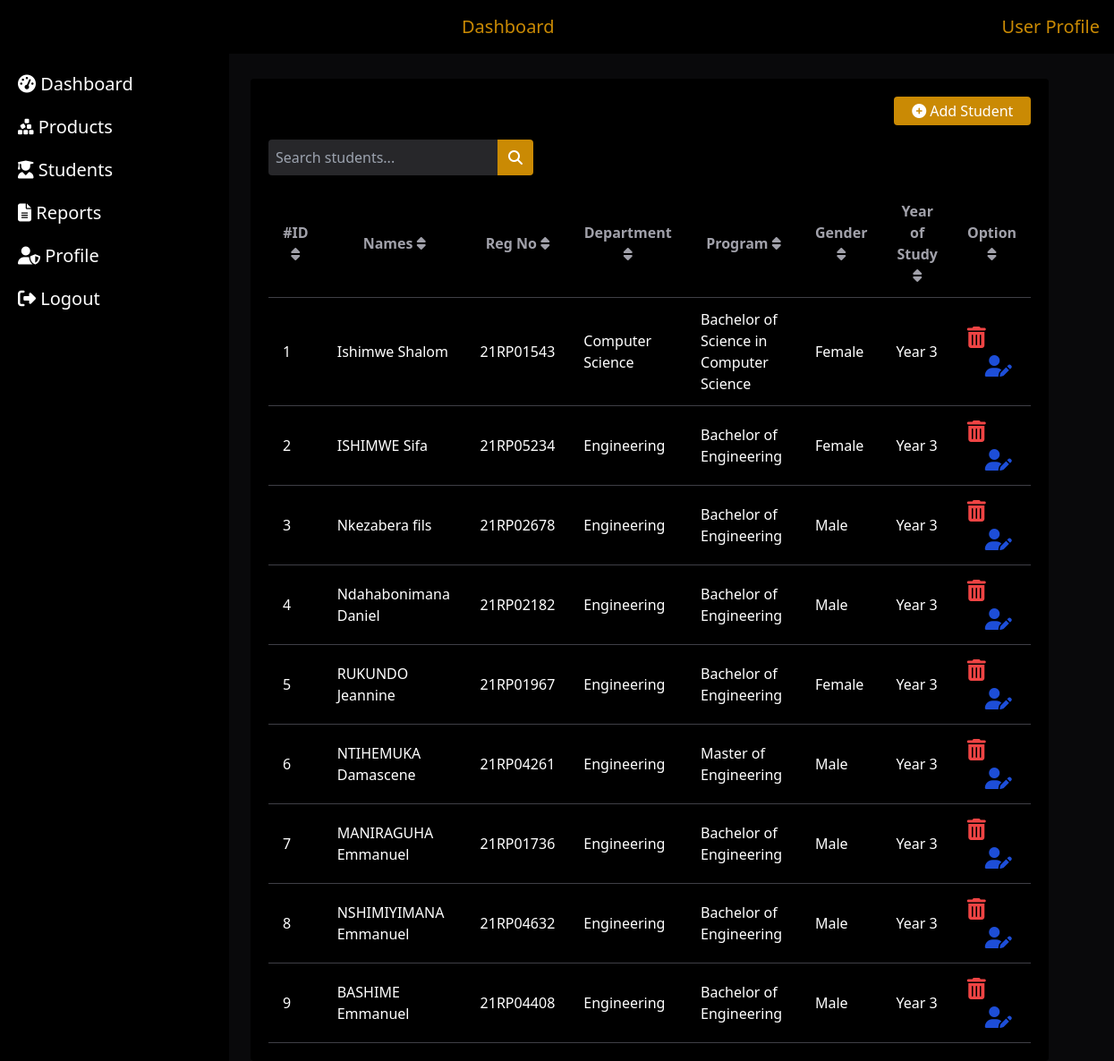
The page /student on the database as committed earlier.
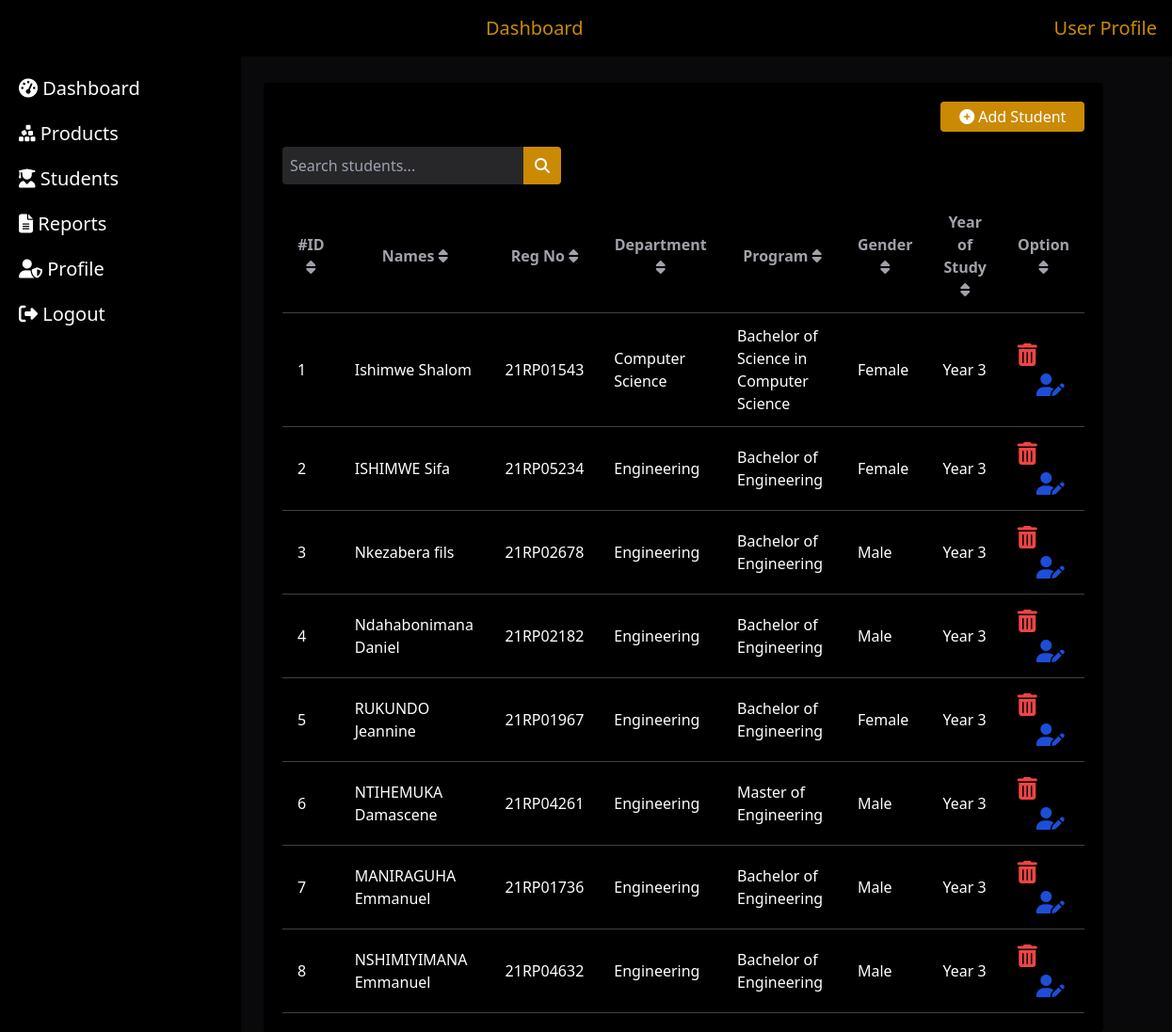
The same page on the database as committed later.
### tables this page shows
CREATE TABLE students
                 (Id INTEGER PRIMARY KEY AUTOINCREMENT,
                  Name TEXT,
                  Reg_no TEXT UNIQUE,
                  gender TEXT,
                  Department TEXT,
                  Program TEXT,
                  Year TEXT,
                  Card TEXT);

### app.py (the view)
@app.route('/student', methods=['GET'])
def get_all_students():
    conn = sqlite3.connect('barcodes.db')
    c = conn.cursor()
    c.execute("SELECT Id, Name, Reg_no, Department, Program, gender as Gender, Year FROM students")
    students = [dict(zip([column[0] for column in c.description], row)) for row in c.fetchall()]
    conn.close()
    return render_template('student.html', students=students)

### templates/student.html (shortened to what this page needs)
{% extends "base.html" %}
{% block content %}
<div class="bg-black p-5 rounded">
        <div class="text-end mb-4">
            <button class="text-white bg-yellow-600 px-5 py-1 rounded" id="openModalBtn">  <i class="fa fa-circle-plus"></i> Add Student</button>
     </div>
  <div class="mb-4 flex">
      <input type="text" id="searchInput" placeholder="Search students..." class="w-64 p-2 bg-zinc-800 text-white rounded-l">
      <button id="searchButton" class="bg-yellow-600 text-white px-3 py-2 rounded-r"><i class="fa fa-search"></i></button>
  </div>
  <div class="overflow-x-auto">
 <table class="w-full text-white">
        <thead>
            <tr>
                <th class="border-b border-zinc-700 px-4 text-zinc-400 py-3 cursor-pointer" data-sort="id">#ID <i class="fa-solid fa-sort"></i></th>
                  <th class="border-b border-zinc-700 px-4 text-zinc-400 py-3 cursor-pointer" data-sort="name">Names <i class="fa-solid fa-sort"></i></th>
                <th class="border-b border-zinc-700 px-4 text-zinc-400 py-3 cursor-pointer" data-sort="category">Reg No <i class="fa-solid fa-sort"></i></th>
                <th class="border-b border-zinc-700 px-4 text-zinc-400 py-3 cursor-pointer" data-sort="serial"> Department <i class="fa-solid fa-sort"></i></th>
                <th class="border-b border-zinc-700 px-4 text-zinc-400 py-3 cursor-pointer" data-sort="details"> Program <i class="fa-solid fa-sort"></i></th>
                <th class="border-b border-zinc-700 px-4 text-zinc-400 py-3 cursor-pointer" data-sort="owner">Gender <i class="fa-solid fa-sort"></i></th>
                <th class="border-b border-zinc-700 px-4 text-zinc-400 py-3 cursor-pointer" data-sort="timeGetOut">Year of Study <i class="fa-solid fa-sort"></i></th>
                <th class="border-b border-zinc-700 px-4 text-zinc-400 py-3 cursor-pointer" >Option <i class="fa-solid fa-sort"></i></th>
              </tr>
          </thead>
          <tbody id="tableRow">
              {% for student in students %}
              <tr>
                  <td class="border-b border-zinc-700 px-4 py-3">{{ loop.index}}</td>
                  <td class="border-b border-zinc-700 px-4 py-3">{{ student.Name }}</td>
                  <td class="border-b border-zinc-700 px-4 py-3">{{ student.Reg_no }}</td>
                  <td class="border-b border-zinc-700 px-4 py-3">{{ student.Department }}</td>
                  <td class="border-b border-zinc-700 px-4 py-3">{{ student.Program }}</td>
                  <td class="border-b border-zinc-700 px-4 py-3">{{ student.Gender }}</td>
                  <td class="border-b border-zinc-700 px-4 py-3">{{ student.Year }}</td>
                  <td class="border-b border-zinc-700 px-4 py-3 space-x-5" >
                      <button class="delete-btn" data-student-id="{{ student.Id }}"><i class="fa fa-trash-can text-red-500 text-2xl" title="Delete"></i></button>
                      <button onclick="openEditModal('{{ student.Name }}, {{ student.Reg_no }}, {{ student.Department }}, {{ student.Program }},{{ student.Gender }}')" class="edit-btn" data-student-id="{{ student.Id }}">
                        <i class="fa fa-user-pen text-blue-700 text-2xl" title="Edit"></i>
                      </button>
                    </td>
              </tr>
              {% endfor %}
          </tbody>
    </table>
    </div>
</div>
</div>
{% endblock %}

### templates/base.html (shortened to what this page needs)
    <!DOCTYPE html>
    <html lang="en">
    <head>
      <script src="static/Js/tailwind.js"></script>
      <script src="https://cdn.tailwindcss.com"></script>
      <link rel="stylesheet" href="https://cdnjs.cloudflare.com/ajax/libs/font-awesome/6.6.0/css/all.min.css">
    </head>
    <body class="bg-zinc-950">
        <div class="bg-black text-white p-4 flex justify-between items-center fixed top-0 left-0 right-0 z-50">
            <h1 class="text-xl text-yellow-600">Dashboard</h1>
            <div>
              <span class="text-xl text-yellow-600">User Profile</span>
            </div>
          </div>
          <div class="flex h-screen">
            <div id="sidebar" class="sidebar pt-20 bg-black w-64 min-h-screen p-4 md:block fixed left-0 top-0 overflow-y-auto">
              <ul class="space-y-5">
                <li><a href="/dashboard" class="text-white text-xl hover:border-b-2 hover:border-yellow-600 hover:text-yellow-600 p-1 "> <i class="fa-solid fa-gauge-high"></i> Dashboard</a></li>
                <li><a href="/product" class="text-white text-xl hover:border-b-2 hover:border-yellow-600 hover:text-yellow-600 p-1 "> <i class="fa-solid fa-cubes-stacked"></i> Products</a></li>
                <li><a href="/student" class="text-white text-xl hover:border-b-2 hover:border-yellow-600 hover:text-yellow-600 p-1 "> <i class="fa-solid fa-user-graduate"></i> Students</a></li>
                <li><a href="/report" class="text-white text-xl hover:border-b-2 hover:border-yellow-600 hover:text-yellow-600 p-1 "> <i class="fa-solid fa-file-lines"></i> Reports</a></li>
                <li><a href="/profile" class="text-white text-xl hover:border-b-2 hover:border-yellow-600 hover:text-yellow-600 p-1 "> <i class="fa-solid fa-user-shield"></i> Profile</a></li>
                <li><a href="/" class="text-white text-xl hover:border-b-2 hover:border-yellow-600 hover:text-yellow-600 p-1 "> <i class="fa-solid fa-right-from-bracket"></i> Logout</a></li>
              </ul>
            </div>
            <div class="w-full md:w-4/5 p-6 md:ml-64 mt-16 mb-16">
                {% block content %}{% endblock %}
            </div>
    </body>
    </html>

Rows that differ between the two databases and show on the page:
removed students: Name "BASHIME Emmanuel", Reg_no "21RP04408", Department "Engineering", Program "Bachelor of Engineering", Gender "Male", Year "Year 3"
